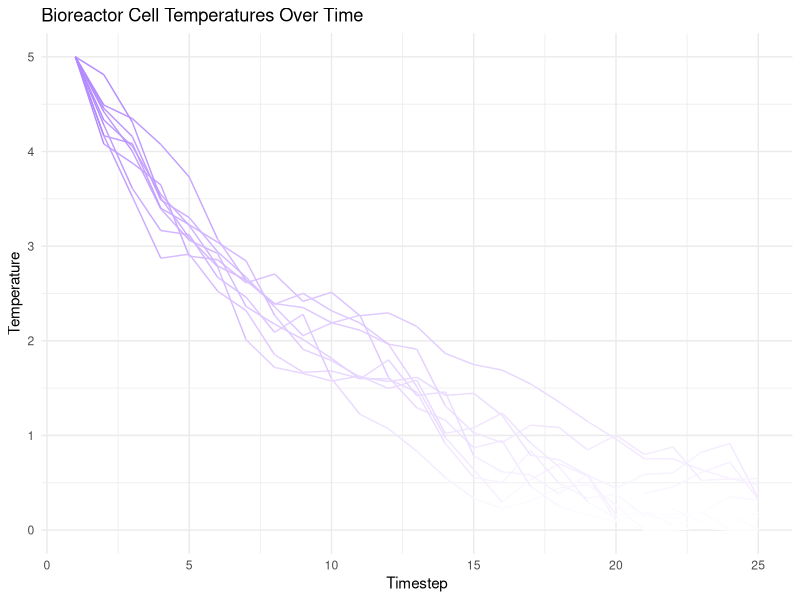
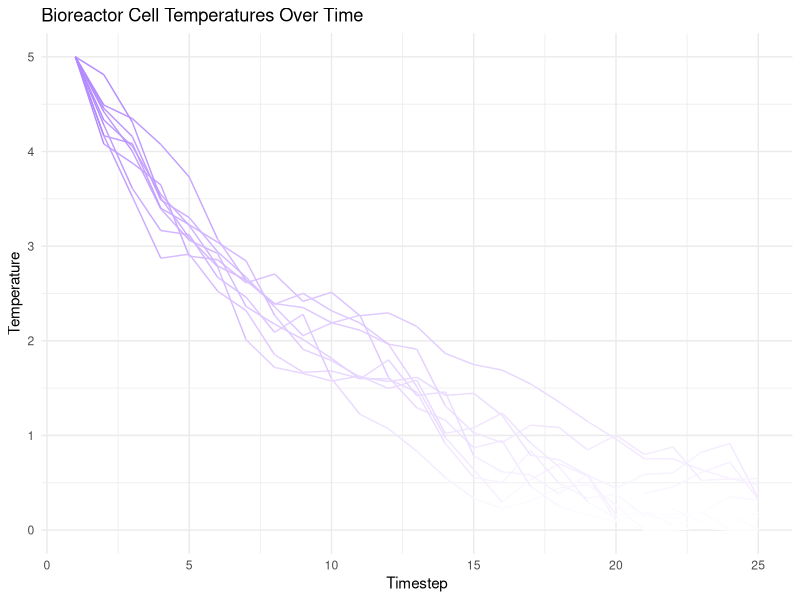

These figures' R source, in order: (Note: this script raises an error after producing the figures.)
library(ggplot2); theme_set(theme_bw())
library(dplyr)
library(tidyr)
library(gganimate)
library(patchwork)

# ---- RL and Environment Parameters ----
# State discretisation: average temperature and standard deviation.
N_avg <- 5   # bins for average temperature (range: 5 to 30)
N_std <- 4   # bins for standard deviation (range: 0 to 10)
N_STATES <- N_avg * N_std

# Action space: actions are (target_temp, stirring) vectors.
num_target <- 3
num_stir <- 3
possible_target <- seq(12, 18, length.out = num_target)  # possible target temperatures
possible_stir <- seq(0.2, 0.8, length.out = num_stir)      # possible stirring rates
num_actions <- num_target * num_stir

# RL parameters (actor-critic with eligibility traces)
ALPHA <- 1000        # actor learning rate
BETA <- 0.5          # critic learning rate
GAMMA <- 0.95        # discount factor
LAMBDAw <- 0.9       # actor eligibility trace decay
LAMBDAv <- 0.8       # critic eligibility trace decay
SOFTMAX_TEMP <- 0.1  # temperature parameter for softmax
MAX_FAILURES <- 1000 # maximum failures before termination
MAX_STEPS <- 200    # maximum steps in a trial
allowed_steps_in_bad_state <- 50  # steps allowed in a persistently bad state

# Reactor environment parameters
grid_size <- 3
init_temp <- 5
goal_temp <- 15      # desired temperature
min_temp <- 0
max_temp <- 60

# ---- Environment Functions ----
init_grid <- function() {
  # matrix(goal_temp, nrow = grid_size, ncol = grid_size)
  matrix(init_temp, nrow = grid_size, ncol = grid_size)
}

get_neighbours <- function(grid, x, y) {
  indices <- expand.grid(dx = -1:1, dy = -1:1) %>%
    filter(!(dx == 0 & dy == 0)) %>%
    mutate(nx = x + dx, ny = y + dy) %>%
    filter(nx >= 1, nx <= grid_size, ny >= 1, ny <= grid_size)
  mean(sapply(1:nrow(indices), function(i) grid[indices$ny[i], indices$nx[i]]))
}

# Reactor step: update each cell using target temperature and stirring.
# reactor_step <- function(grid, target_temp, stirring) {
#   noise <- matrix(rnorm(length(grid), mean = 0, sd = 0.2), nrow = nrow(grid))
#   new_grid <- grid
#   for (y in 1:grid_size) {
#     for (x in 1:grid_size) {
#       nb_avg <- get_neighbours(grid, x, y)
#       delta <- 0.1 * (target_temp - grid[y, x]) + stirring * (nb_avg - grid[y, x])
#       new_grid[y, x] <- grid[y, x] + delta + noise[y, x]
#       new_grid[y, x] <- max(min_temp, min(new_grid[y, x], max_temp))
#     }
#   }
#   new_grid
# }


reactor_step <- function(grid, target_temp, stirring) {
  noise <- matrix(rnorm(length(grid), mean = 0, sd = 0.2), nrow = nrow(grid))
  new_grid <- grid
  for (y in 1:grid_size) {
    for (x in 1:grid_size) {
      # Compute a heat balance:
      #  - "Heat input" increases temperature toward target
      #  - If there is no stirring, an extra constant heating is applied.
      #  - "Cooling effect" increases with stirring (dissipative effect).
      heat_input <- 0.1 * (target_temp - grid[y, x]) + (1 - stirring) * 0.05 * target_temp
      cooling_effect <- stirring * 0.05 * grid[y, x]
      delta <- heat_input - cooling_effect
      new_grid[y, x] <- grid[y, x] + delta + noise[y, x]
      new_grid[y, x] <- max(min_temp, min(new_grid[y, x], max_temp))
    }
  }
  new_grid
}


get_state <- function(grid) {
  avg <- mean(grid)
  std <- sd(as.vector(grid))
  c(avg, std)
}

get_state_index <- function(state) {
  avg <- state[1]
  std <- state[2]
  if(avg < min_temp || avg > max_temp) return(-1)
  bin_avg <- floor((avg - min_temp) / ((max_temp - min_temp) / N_avg)) + 1
  if(bin_avg > N_avg) bin_avg <- N_avg
  bin_std <- floor(std / (10 / N_std)) + 1
  if(bin_std > N_std) bin_std <- N_std
  state_index <- (bin_avg - 1) * N_std + (bin_std - 1)
  return(state_index)
}

compute_reward <- function(avg_temp, target_temp, stirring) {
  r <- - (abs(avg_temp - goal_temp) + abs(target_temp - goal_temp) + 2 * abs(stirring - 0.5))
  if(abs(avg_temp - goal_temp) < 1 && abs(target_temp - goal_temp) < 1 && abs(stirring - 0.5) < 0.1)
    r <- r + 1
  return(r)
}

get_action <- function(action_index) {
  target_idx <- floor(action_index / num_stir) + 1
  stir_idx <- (action_index %% num_stir) + 1
  c(possible_target[target_idx], possible_stir[stir_idx])
}

softmax_fn <- function(x, temperature) {
  exp_x <- exp((x - max(x)) / temperature)
  exp_x / sum(exp_x)
}

# ---- RL Simulation for Bioreactor Control ----
simulate_bioreactor_control <- function() {
  set.seed(123)
  w <- matrix(runif(N_STATES * num_actions, -1, 1), nrow = N_STATES, ncol = num_actions)
  e <- matrix(0, nrow = N_STATES, ncol = num_actions)
  v <- runif(N_STATES, -1, 1)
  xbar <- rep(0, N_STATES)
  
  grid <- init_grid()
  state_vec <- get_state(grid)
  state_index <- get_state_index(state_vec)
  if(state_index < 0) stop("Initial state failure.")
  
  # Add columns for actor and critic weights in the history logging.
  history <- data.frame(
    GlobalStep = integer(),
    StepInTrial = integer(),
    StateIndex = integer(),
    rhat = numeric(),
    chosen_action = integer(),
    target = numeric(),
    stirring = numeric(),
    reward = numeric(),
    avg_temp = numeric(),
    std_temp = numeric(),
    w_val = numeric(),
    v_val = numeric(),
    p_action = numeric()
  )
  
  trial_lengths <- c()
  global_steps <- 0
  last_failure <- 0
  failures <- 0
  bad_start <- NA
  
  while(failures < MAX_FAILURES && (global_steps - last_failure) < MAX_STEPS) {
    global_steps <- global_steps + 1
    step_in_trial <- global_steps - last_failure
    
    state_index <- get_state_index(state_vec)
    if(state_index < 0) {
      r <- -5
      rhat <- r
      failures <- failures + 1
      trial_lengths <- c(trial_lengths, step_in_trial)
      grid <- init_grid()
      state_vec <- get_state(grid)
      last_failure <- global_steps
      next
    }
    
    p_actions <- softmax_fn(w[state_index + 1, ], SOFTMAX_TEMP)
    action_index <- sample(0:(num_actions - 1), size = 1, prob = p_actions)
    action <- get_action(action_index)
    target_temp <- action[1]
    stirring <- action[2]
    
    old_value <- v[state_index + 1]
    # Log current step including actor and critic weights.
    history <- rbind(history, data.frame(
      GlobalStep = global_steps,
      StepInTrial = step_in_trial,
      StateIndex = state_index,
      rhat = NA,
      chosen_action = action_index,
      target = target_temp,
      stirring = stirring,
      reward = NA,
      avg_temp = state_vec[1],
      std_temp = state_vec[2],
      w_val = w[state_index + 1, action_index + 1],
      v_val = v[state_index + 1],
      p_action = p_actions[action_index + 1]
    ))
    
    grid <- reactor_step(grid, target_temp, stirring)
    new_state_vec <- get_state(grid)
    new_state_index <- get_state_index(new_state_vec)
    
    reward <- compute_reward(new_state_vec[1], target_temp, stirring)
    
    if(new_state_index < 0) {
      if(is.na(bad_start)) bad_start <- step_in_trial
      if((step_in_trial - bad_start) >= allowed_steps_in_bad_state) {
        failures <- failures + 1
        trial_lengths <- c(trial_lengths, step_in_trial)
        p_new <- 0
        failed <- TRUE
        last_failure <- global_steps
        grid <- init_grid()
        new_state_vec <- get_state(grid)
        new_state_index <- get_state_index(new_state_vec)
        bad_start <- NA
      } else {
        p_new <- v[state_index + 1]
        failed <- FALSE
        new_state_index <- state_index
      }
    } else {
      bad_start <- NA
      p_new <- v[new_state_index + 1]
      failed <- FALSE
    }
    
    rhat <- reward + GAMMA * p_new - old_value
    history$rhat[nrow(history)] <- rhat
    history$reward[nrow(history)] <- reward
    
    for(i in 1:N_STATES) {
      noise <- runif(num_actions, -0.01, 0.01)
      w[i, ] <- w[i, ] + ALPHA * rhat * e[i, ] + noise
      v[i] <- v[i] + BETA * rhat * xbar[i]
      if(failed) {
        e[i, ] <- 0.0
        xbar[i] <- 0.0
        
        cat(sprintf("Step: %d | Trial: %d | State: %d -> %d | Temp: %.2f -> %.2f | Action: %d | (Target: %.2f, Stir: %.2f) | p: %.2f | Reward: %.2f | rhat: %.2f | w_val: %.2f | v_val: %.2f\n",
                    global_steps, step_in_trial, state_index, new_state_index,
                    state_vec[1], new_state_vec[1], action_index, target_temp, stirring,
                    p_actions[action_index + 1], reward, rhat,
                    w[state_index + 1, action_index + 1], v[state_index + 1]), "\n")
        
      } else {
        e[i, ] <- e[i, ] * LAMBDAw
        xbar[i] <- xbar[i] * LAMBDAv
      }
    }
    
    grad <- rep(0, num_actions)
    grad[action_index + 1] <- 1
    grad <- grad - p_actions
    e[state_index + 1, ] <- e[state_index + 1, ] + (1 - LAMBDAw) * grad
    xbar[state_index + 1] <- xbar[state_index + 1] + (1 - LAMBDAv)
    
    cat(sprintf("Step: %d | Trial: %d | State: %d -> %d | Temp: %.2f -> %.2f | Action: %d | (Target: %.2f, Stir: %.2f) | p: %.2f | Reward: %.2f | rhat: %.2f | w_val: %.2f | v_val: %.2f\n",
                global_steps, step_in_trial, state_index, new_state_index,
                state_vec[1], new_state_vec[1], action_index, target_temp, stirring,
                p_actions[action_index + 1], reward, rhat,
                w[state_index + 1, action_index + 1], v[state_index + 1]), "\n")
    
    state_vec <- new_state_vec
  }
  
  list(history = history, trial_lengths = trial_lengths, global_steps = global_steps)
}

# ---- Run Simulation ----
set.seed(42)
start.time <- Sys.time()
result <- simulate_bioreactor_control()
history <- result$history
trial_lengths <- result$trial_lengths
global_steps_final <- result$global_steps
end.time <- Sys.time()
cat("Time taken: ", end.time - start.time, "\n")




stirring_rate <- 0.3
stirring_rate <- 0.0
# ---- Plotting Metrics and Learning Outcomes ----
# Plot: Cell Temperature Metrics over Time (Non-RL Simulation)
timesteps <- 25
results <- list()
grid <- init_grid()
for(t in 1:timesteps) {
  df <- expand.grid(x = 1:grid_size, y = 1:grid_size)
  df$value <- as.vector(t(grid))
  df$timestep <- t
  df$cell <- paste0(df$x, "-", df$y)
  results[[t]] <- df
  grid <- reactor_step(grid, stirring_rate, stirring_rate)  # using constant stirring_rate
}
all_data <- bind_rows(results)
all_data <- all_data %>%
  mutate(temp_state = case_when(
    value > 16 ~ "hot",
    value < 14 ~ "cold",
    TRUE ~ "good"
  ))
p_metric <- ggplot(all_data, aes(x = timestep, y = value, group = cell, color = value)) +
  geom_line() +
  scale_color_gradientn(
    colours = c("white", "blue", "green", "yellow", "red"),
    values = scales::rescale(c(min_temp, 10, goal_temp, 20, max_temp)),
    limits = c(min_temp, max_temp)
  ) +
  labs(title = "Bioreactor Cell Temperatures Over Time",
       x = "Timestep", y = "Temperature") +
  theme_minimal() +
  theme(legend.position = "none")

p_metric

ggsave(filename = "../figures/bioreactor_metric.png", plot = p_metric, width = 8, height = 6)

p_grid <- ggplot(all_data, aes(x = x, y = y, fill = value)) +
  geom_tile(colour = "grey80") +
  geom_text(aes(label = round(value, 1)), size = 3, vjust = -0.5) +
  geom_text(aes(label = temp_state), size = 3, vjust = 1.5) +
  scale_fill_gradientn(
    colours = c("white", "blue", "green", "yellow", "red"),
    values = scales::rescale(c(min_temp, 10, goal_temp, 20, max_temp)),
    limits = c(min_temp, max_temp)
  ) +
  coord_fixed() +
  labs(title = "Bioreactor Temperature Grid",
       subtitle = "Timestep: {frame_time}",
       x = "", y = "",
       caption = paste0("Parameters: \nGrid size = ", grid_size,
                        "\nGoal Temp = ", goal_temp,
                        "\nMax Temp = ", max_temp,
                        "\nMin Temp = ", min_temp,
                        "\nTimesteps = ", timesteps,
                        "\nStirring rate = ", stirring_rate)
  ) +
  theme_minimal() +
  theme(legend.position = "right") +
  transition_time(timestep) +
  shadow_mark(past = TRUE, alpha = 0.5, size = 1)

p_grid

anim1 <- animate(p_grid, nframes = timesteps, fps = 5, width = 500, height = 500)
anim_save("../figures/fig_ex_3_1_bioreactor_temp.gif", animation = anim1)

if(length(trial_lengths) == 0) {
  df_trials <- data.frame(Trial = 1, Steps = NA)
} else {
  df_trials <- data.frame(
    Trial = seq_along(trial_lengths),
    Steps = trial_lengths
  )
}
p1_rl <- ggplot(df_trials, aes(x = Trial, y = Steps)) +
  geom_bar(stat = "identity", fill = "steelblue") +
  labs(subtitle = "Trial Lengths (Steps per Trial)",
       x = "Trial Number", y = "Steps") +
  theme_minimal()
p1_rl

p2_rl <- ggplot(history, aes(x = GlobalStep, y = rhat)) +
  geom_line(color = "darkred") +
  labs(subtitle = "Evolution of Reinforcement Signal (rhat)",
       x = "Global Step", y = "rhat") +
  theme_minimal()
# 
# p3_rl <- ggplot(history, aes(x = GlobalStep)) +
#   geom_point(aes(y = w_val, color = "Actor Weight (w)"), size = 0.5) +
#   geom_point(aes(y = v_val, color = "Critic Weight (v)"), size = 0.5) +
#   labs(subtitle = "Evolution of Weights in Current State",
#        x = "Global Step", y = "Weight Value") +
#   scale_color_manual(name = "Weight Type",
#                      values = c("Actor Weight (w)" = "darkblue",
#                                 "Critic Weight (v)" = "salmon")) +
#   theme_minimal()

p3_rl <- ggplot(history, aes(x = GlobalStep)) +
  geom_point(aes(y = avg_temp, color = "Average Temperature"), size = 0.5) +
  labs(subtitle = "Evolution of Average Temperature in Current State",
       x = "Global Step", y = "Temperature") +
  scale_color_manual(name = "Metric",
                     values = c("Average Temperature" = "darkblue")) +
  theme_minimal()


p4_rl <- ggplot(history, aes(x = GlobalStep, y = p_action)) +
  geom_point(color = "purple", size = 0.5) +
  labs(subtitle = "Evolution of Action Probability (Chosen Stirring)",
       x = "Global Step", y = "Probability") +
  theme_minimal()

rl_metrics <- (p1_rl / p2_rl) | (p3_rl / p4_rl)
rl_metrics <- rl_metrics + 
  plot_annotation(title = "Figure Example 3.1: Bioreactor Control Learning Dynamics")
combined_all <- p_metric / rl_metrics
print(combined_all)
filename <- file.path(paste0("../figures/fig_ex_3_1.png"))
ggsave(filename = filename, combined_all, width = 8, height = 10)

# final learnt plot ----
# 
# p_anim <- ggplot(history, aes(x = GlobalStep, y = avg_temp)) +
#   geom_line(color = "darkgreen") +
#   geom_point(aes(color = factor(StateIndex)), size = 1) +
#   labs(title = "Evolution of Reactor Average Temperature",
#        subtitle = paste("Goal Temp =", goal_temp,
#                         "| Fine Actions: Target =", paste(round(possible_target, 2), collapse = ", "),
#                         " & Stir =", paste(round(possible_stir, 2), collapse = ", "),
#                         "\nTotal Trials:", length(trial_lengths),
#                         "| Global Step: {round(frame_time,0)}"),
#        x = "Global Step", y = "Average Temperature")
#   transition_time(GlobalStep) +
#   shadow_mark(past = TRUE, alpha = 0.5, size = 1)
#   
# anim2 <- animate(p_anim, nframes = 100, fps = 10, width = 400, height = 300)
# 
# gif_filename <- file.path(paste0("../figures/fig_ex_3_1_anim.gif"))
# anim_save(gif_filename, anim2)
# 

total_trials <- ifelse(is.null(trial_lengths) || length(trial_lengths) == 0, 0, length(trial_lengths))


# First, add a column to history for dynamic subtitle text.
history <- history %>%
  mutate(subtitle_text = paste("StateIndex:", StateIndex,
                               "\nrhat:", round(rhat, 2),
                               "\nAction:", chosen_action,
                               "\nTarget:", target,
                               "\nStir:", stirring,
                               "\nReward:", round(reward, 2),
                               "\nAvg:", round(avg_temp, 2),
                               "\nStd:", round(std_temp, 2),
                               "\nw:", round(w_val, 2),
                               "\nv:", round(v_val, 2),
                               "\np:", round(p_action, 2)))

p_anim <- ggplot(history, aes(x = GlobalStep, y = avg_temp)) +
  geom_line(color = "darkgreen") +
  geom_point(aes(color = avg_temp), size = 1) +
  scale_color_gradientn(
    colours = c("white", "blue", "green", "yellow", "red"),
    values = scales::rescale(c(min_temp, 10, goal_temp, 20, max_temp)),
    limits = c(min_temp, max_temp)
  ) +
  labs(title = "Evolution of Reactor Average Temperature\n",
       subtitle = paste("Goal Temp =", goal_temp,
                        "| Fine Actions: Target =", paste(round(possible_target, 2), collapse = ", "),
                        " & Stir =", paste(round(possible_stir, 2), collapse = ", "),
                        "\nTotal Trials:", length(trial_lengths),
                        "| Global Step: {round(frame_time,0)}"),
       x = "Global Step", y = "Average Temperature") +
  # Add dynamic subtitle text as a geom_text layer at a fixed position.
  geom_text(aes(x = Inf, y = -Inf, label = subtitle_text),
            hjust = 1.1, vjust = -0.1, size = 3, color = "black", inherit.aes = FALSE) +
  transition_time(GlobalStep) +
  # Exclude the geom_text layer (which is layer 3) from being shadowed
  shadow_mark(exclude_layer = 3, past = TRUE, alpha = 0.5, size = 1)



anim2 <- animate(p_anim, nframes = 100, fps = 10, width = 700, height = 500, res = 120)
gif_filename <- file.path(paste0("../figures/fig_ex_3_1_anim.gif"))
anim_save(gif_filename, anim2)
   
